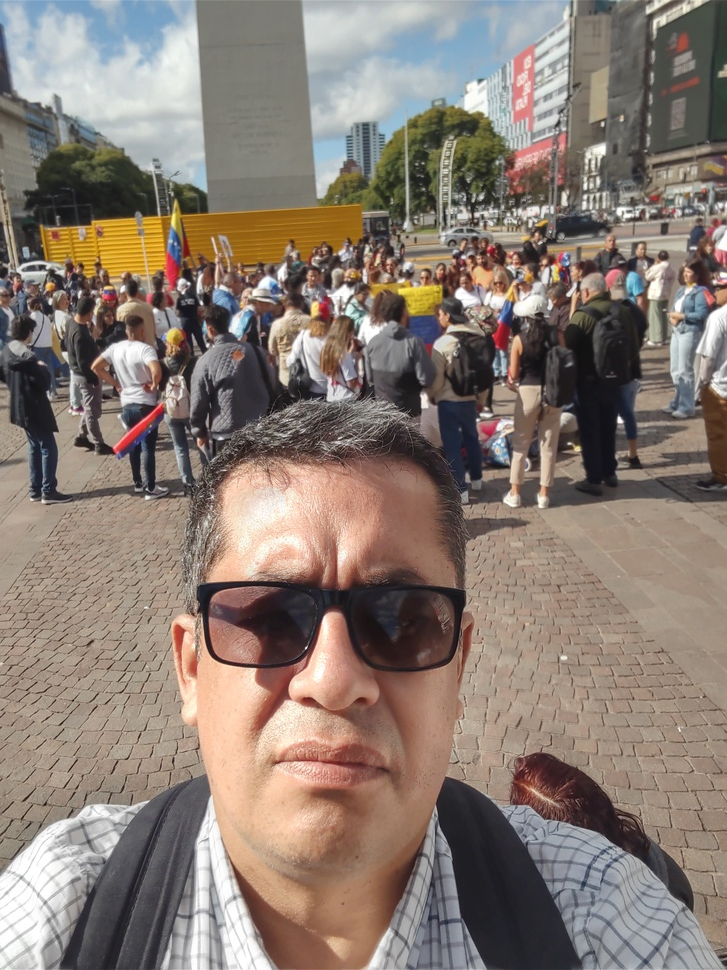
#> input picture IMG_20241201_163800074_HDR.jpg, 727 x 970 px, shrunk from 2448 x 3264 before the run
$ python -i 'app (1).py'   (imports and definitions only)
#> lines starting #> are read from the running program, lines starting #| are printed output that depends on the picture
from PIL import Image, ImageFilter, ImageEnhance, ImageStat
from rembg import remove

# ── Cargar imagen  ─────────────────────────────────────────────────────────────
def load_image(path):
    path=r"C:\Users\Sabri\Desktop\Fotos Fondo de Pantalla\6db25a58-dd6b-4065-8a28-c107c10ade16.jpg"
    img = Image.open(path)
    return img

# ── Funciones base ─────────────────────────────────────────────────────────────

def rotar(img, angulo):
    return img.rotate(angulo, expand=True)

def flip_horizontal(img):
    return img.transpose(Image.FLIP_LEFT_RIGHT)

def blanco_negro(img):
    return img.convert("L").convert("RGB")

def brillo(img, factor):
    return ImageEnhance.Brightness(img).enhance(factor)

def contraste(img, factor):
    return ImageEnhance.Contrast(img).enhance(factor)

def blur(img, radio=5):
    return img.filter(ImageFilter.GaussianBlur(radio))

# ── Fondo difuminado ───────────────────────────────────────────────────────────
def fondo_borroso(img):
    fondo_blur = img.filter(ImageFilter.GaussianBlur(10))
    persona = remove(img)
    fondo_blur.paste(persona, (0, 0), persona)
    return fondo_blur

# ── Imagen sin fondo (PNG) ──────────────────────────────────────────────────────
def quitar_fondo(img):
    resultado = remove(img).convert("RGBA")
    return resultado

# ── Auto-mejora ────────────────────────────────────────────────────────────────
def mejora_automatica(img):
    resultado = img.copy()
    stat = ImageStat.Stat(img)
    brillo_promedio = sum(stat.mean) / len(stat.mean)
    if brillo_promedio < 60:
        resultado = ImageEnhance.Brightness(resultado).enhance(1.4)
    elif brillo_promedio < 100:
        resultado = ImageEnhance.Brightness(resultado).enhance(1.2)
    elif brillo_promedio > 190:
        resultado = ImageEnhance.Brightness(resultado).enhance(0.8)
    else:
        pass
    stat = ImageStat.Stat(img)
    contraste = sum(stat.stddev) / len(stat.stddev)
    if contraste < 30:
        resultado = ImageEnhance.Contrast(resultado).enhance(1.4)
    elif contraste < 50:
        resultado = ImageEnhance.Contrast(resultado).enhance(1.2)
    elif contraste > 90:
        resultado = ImageEnhance.Contrast(resultado).enhance(0.9)
    else:
        pass
    resultado = resultado.filter(ImageFilter.MedianFilter(size=3))
    resultado = resultado.filter(ImageFilter.SHARPEN)
    return resultado

# ── Probando las funciones ──────────────────────────────────────────────────────
# [55 lines not run here, left out]

>>> import cv2
>>> picture = cv2.imread('IMG_20241201_163800074_HDR.jpg', cv2.IMREAD_GRAYSCALE)
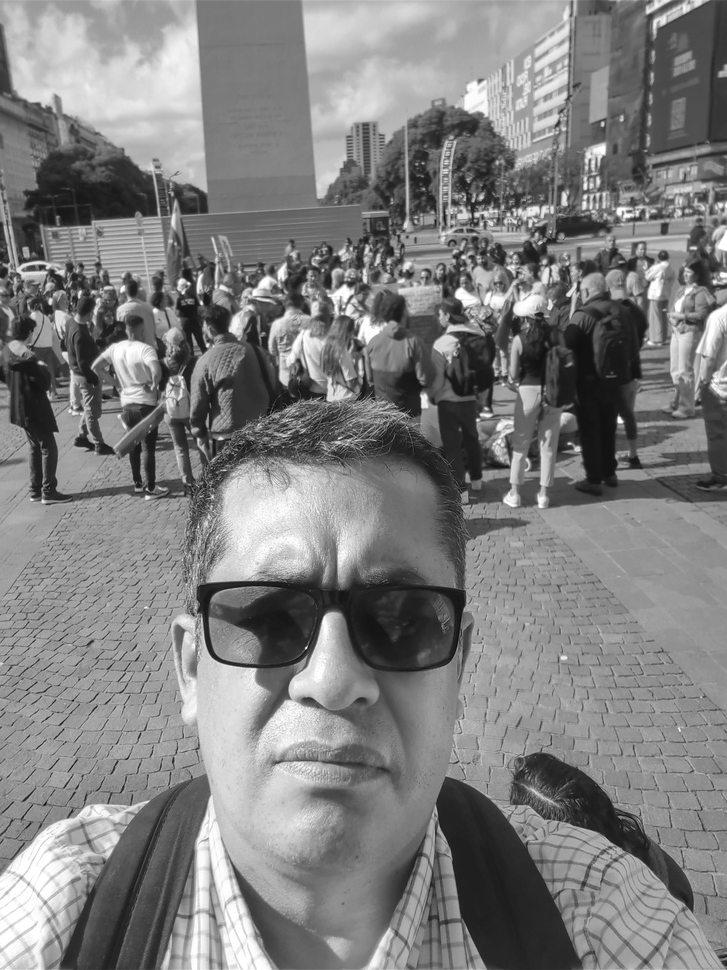
#> picture: shape (970, 727); min 1, max 255, mean 127.1
#> (the run stopped early here; a loop or call above may not have finished)
